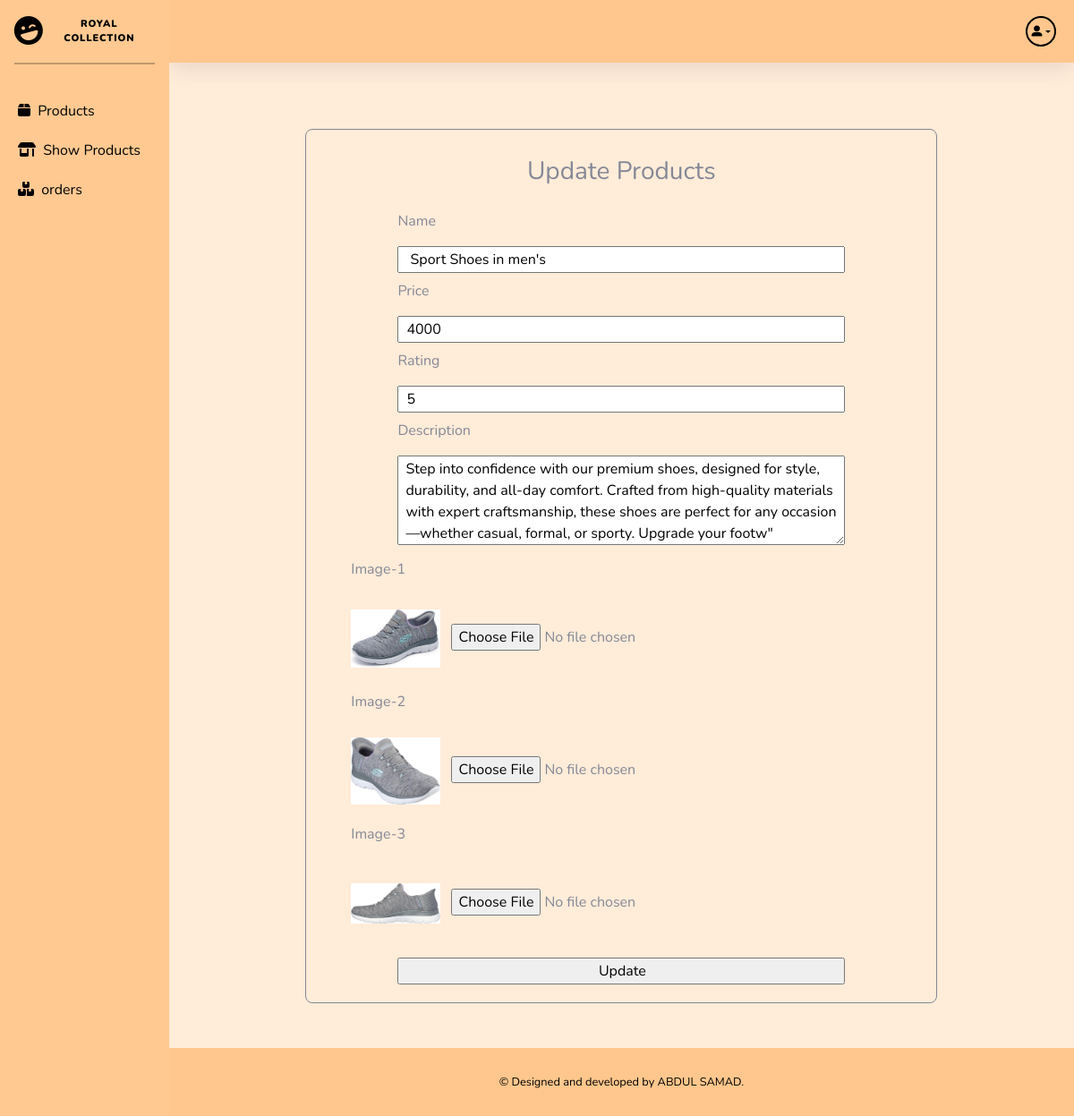
/admin/admin-update-fields.php?id=17, run on the app's committed database.
### tables this page shows
CREATE TABLE `products` (
  `product_id` int(11) NOT NULL,
  `product_name` varchar(255) NOT NULL,
  `product_price` varchar(255) NOT NULL,
  `product_rating` varchar(255) DEFAULT NULL,
  `product_img` text DEFAULT NULL,
  `product-img-2` text NOT NULL,
  `product-img-3` text NOT NULL,
  `product-desc` varchar(255) NOT NULL
);

### admin/admin-update-fields.php (the view, shortened to what this page needs)
<?php
    include 'includes/header.php';
    include 'includes/admin-sidebar.php';
    include 'includes/admin-navbar.php';
    include '../connection.php';
    if(isset($_GET['id'])){
        $product_id = $_GET['id'];
        $selectdata_for_update = "SELECT * FROM products WHERE product_id = '$product_id'";
        $select_for_update_query = mysqli_query($con,$selectdata_for_update);
        $fetch_data_for_update = mysqli_fetch_Assoc($select_for_update_query);
    }
?>
<section class="admin-product-form-section">
        <div class="admin-product-form-container">
            <div class="admin-product-from-heading">
                <h3>Update Products</h3>
            </div>
            <form action="" method="POST" enctype="multipart/form-data">
                <div class="admin-product-input-1">
                    <label for="">Name</label>
                    <input type="text"  id="" name="name" value=" <?php echo $fetch_data_for_update['product_name'] ;?>">
                </div>
                <div class="admin-product-input-2">
                    <label for="">Price</label>
                    <input type="number" id="" name="price" value="<?php echo $fetch_data_for_update['product_price'];?>">
                </div>
                <div class="admin-product-input-3">
                    <label for="">Rating</label>
                    <input type="number" id="" name="rating" value="<?php echo $fetch_data_for_update['product_rating'];?>">
                </div>
                <div class="admin-product-input-7">
                    <label for="">Description</label>
                    <textarea type="text"  id="" name="desc"><?php echo $fetch_data_for_update['product-desc'] ;?>"</textarea>
                </div>
                <div class="admin-product-input-4">
                    <label for="">Image-1</label>
                        <?php
                        if(!empty($fetch_data_for_update['product_img'])):?>
                            <img src="<?php echo $fetch_data_for_update['product_img']; ?>"alt="" style="width:100px; height:100px; object-fit:contain;">
                        <?php endif; ?>
                    <input type="file"  id="" class="file-input" name="img1">
                </div>
                <div class="admin-product-input-5">
                    <label for="">Image-2</label>
                        <?php
                        if(!empty($fetch_data_for_update['product-img-2'])):?>
                            <img src="<?php echo $fetch_data_for_update['product-img-2']; ?>"alt="" style="width:100px; height:100px; object-fit:contain;">
                        <?php endif; ?>
                    <input type="file"  id="" class="file-input"  name="img2">
                </div>
                <div class="admin-product-input-6">
                    <label for="">Image-3</label>
                        <?php
                        if(!empty($fetch_data_for_update['product-img-3'])):?>
                            <img src="<?php echo $fetch_data_for_update['product-img-3']; ?>"alt="" style="width:100px; height:100px; object-fit:contain;">
                        <?php endif; ?>
                    <input type="file" id="" class="file-input"  name="img3">
                </div>
                <div class="admin-product-input-8">
                    <input type="submit" name="update" id="" value="Update">
                </div>
            </form>
        </div>
    </section>
<?php
    include 'includes/admin-footer.php';
?>

### data on the page
products: name "Sport Shoes in men's", price "4000", rating "5", desc "Step into confidence with our premium shoes, designed for style, durability, and all-day comfort. Crafted from high-quality materials with expert craftsmanship, these shoes are perfect for any occasion—whether casual, formal, or sporty. Upgrade your footw\"", product_img (picture), value (picture)
